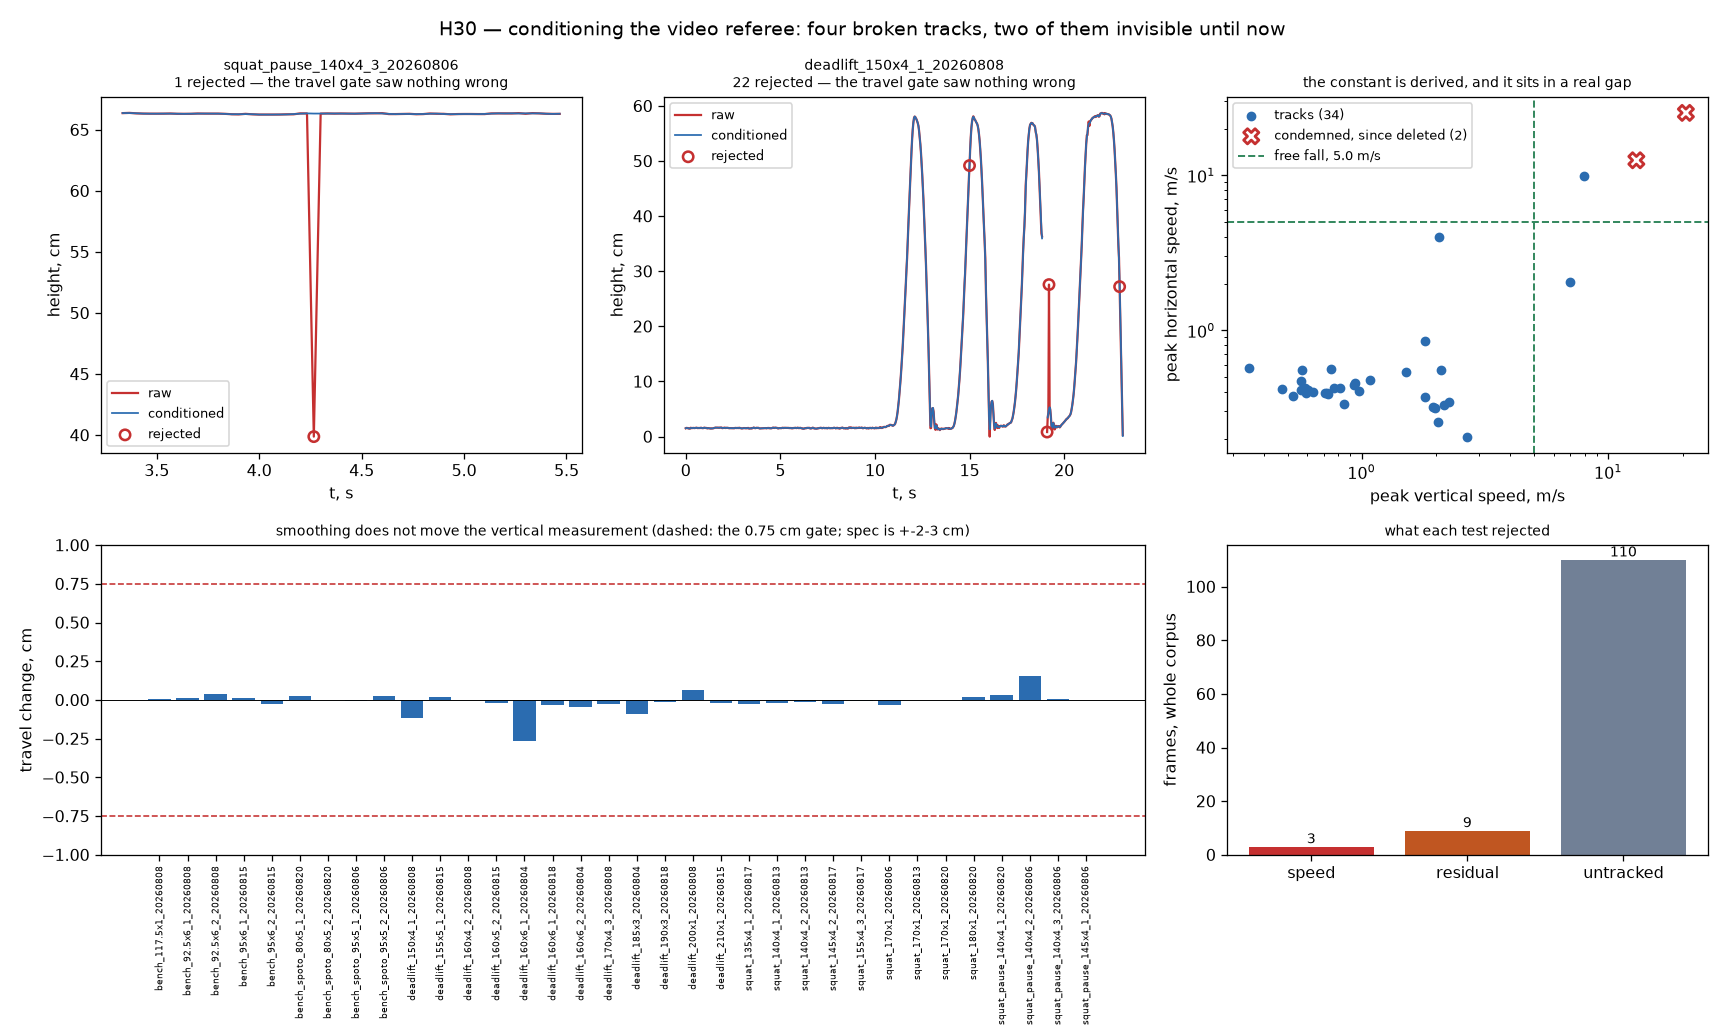

This figure's Python source:
"""H30 — what conditioning the video path rejects, and what it costs.

The owner: *"Video path should be smoothed slightly rather than being so
jagged, furthermore any anomalous data entries should be removed."*

Built as `src/vtrack/condition.py` and ON by default in `vtrack.bar_path` as of
2026-08-22. This is its evidence: what it catches, and the gate that it does
not move the measurement while catching it.

THE FIND, WHICH WAS NOT THE JAGGEDNESS
---------------------------------------
Smoothing was the ask; the anomalies were the problem. Four of the 36 committed
tracks contain frames implying motion faster than free fall, and **only two of
them were flagged by anything.** `IMPLAUSIBLE_FRAC`/`IMPLAUSIBLE_MULT` test
whole-clip travel, which cannot see a single frame in the middle of a sound
track:

    squat_pause_140x4_3_20260806   frame 128 reads 0.399 m between two
                                   neighbours at 0.663 — a 26 cm round trip in
                                   33 ms, inside a clip whose 71.6 cm travel
                                   passes the 61-68 cm band comfortably
    deadlift_150x4_1_20260808      peaks at 6.99 m/s downward against free
                                   fall's 5.05, and is the capture `TASKS.md`
                                   already records for segmenting 5 reps
                                   against a labelled and video-confirmed 4

Both are repaired — one frame and 22 frames respectively — and both keep their
clip. The two 2026-08-13 benches fail 2.2% and 10.0% of frames on speed and are
CONDEMNED rather than repaired, which is the distinction the module is built
around: a smooth path that is not the bar is worse than a visibly broken one.

THE GATE
--------
Smoothing a path invites one specific silent failure — clipping the turnarounds,
which shrinks range of motion and rescales every vertical figure in the repo
with nothing complaining. Savitzky-Golay at order 2 reproduces a parabola
exactly and a turnaround is locally parabolic, so it should not. Measured over
the 34 captures that are not condemned: **travel changes by a median of -0.004
cm and at most 0.27 cm**, against a +-2-3 cm vertical spec. `tests/test_vtrack.py`
gates it at 0.75 cm.

THE TWO DELETED CAPTURES, AND WHY THEY ARE STILL PLOTTED
--------------------------------------------------------
The owner deleted the two condemned benches on 2026-08-22 (H31), agreeing with
the condemnation, so the live corpus is 34 and **the entire empirical case for
`V_MAX_MS` sitting in a real gap is no longer in the data**. Two options were
open and both are bad on their own: freeze the committed PNG, which makes it
un-reproducible from this script and is exactly the drift this directory's
figures exist not to have; or re-render it, which drops the broken captures and
leaves the constant looking arbitrary.

So their measured peaks are carried here as `DELETED`, drawn as hollow crosses
and labelled as history. The figure stays reproducible AND keeps the evidence.
If a future capture tracks that badly it appears as a filled cross beside them.

    python3 analysis/80_video_conditioning.py
"""
from __future__ import annotations

import sys
import warnings
from pathlib import Path

import numpy as np

ROOT = Path(__file__).resolve().parents[1]
sys.path.insert(0, str(ROOT))

from src import tracked                        # noqa: E402
from src.vtrack import condition as C          # noqa: E402

TRACKED = ROOT / "data_v2" / "tracked"
OUT = ROOT / "analysis" / "80_video_conditioning.png"

# The two captures `V_MAX_MS` was derived against, deleted from the corpus by
# the owner on 2026-08-22 (H31). (peak vertical, peak horizontal) in m/s,
# measured from their committed CSVs on 2026-08-22 before deletion. Recover the
# tracks themselves with
# `git show 62f2c38:data_v2/tracked/bench_spoto_95x5_1_20260813.csv`.
DELETED = {
    "bench_spoto_95x5_1_20260813": (20.61, 25.23),
    "bench_spoto_95x5_2_20260813": (12.98, 12.48),
}


def raw(csv):
    """The path as the tracker left it, whatever the cache has since become.

    `travel_m` is RECOMPUTED here and not read from the header. The cache now
    stores the conditioned scalar, so reading it while restoring the raw
    columns compares a path against itself and reports a change of exactly
    zero — which is what a first version of this script did, and it looked like
    a clean result rather than a bug.
    """
    d = tracked.read(None, src=csv)
    if "x_raw" in d and np.isfinite(d["x_raw"]).any():
        d = dict(d, x=d["x_raw"], height=d["height_raw"])
    d.pop("conditioned", None)
    h = np.asarray(d["height"], float)
    fin = np.isfinite(h)
    if fin.sum() > 2:
        lo, hi = np.nanpercentile(h[fin], [1, 99])
        d["travel_m"] = float(hi - lo)
    return d


def main():
    warnings.simplefilter("ignore")
    rows = []
    for csv in sorted(TRACKED.glob("*.csv")):
        d = raw(csv)
        c = C.condition(d, name=csv.stem)
        a = C.anomalies(d)
        dt = np.diff(d["t"])
        vz0 = float(np.nanmax(np.abs(np.diff(d["height"])) / dt))
        vx0 = float(np.nanmax(np.abs(np.diff(d["x"])) / dt))
        fin = np.isfinite(c["height"])
        vz1 = float(np.nanmax(np.abs(np.diff(c["height"][fin]))
                              / np.diff(c["t"][fin]))) if fin.sum() > 2 else np.nan
        rows.append(dict(name=csv.stem, lift=d.get("lift", "?"),
                         n=len(d["t"]), n_bad=a["n_bad"], n_speed=a["n_speed"],
                         n_resid=a["n_resid"], n_missing=a["n_missing"],
                         cond=c["condemned"], t0=d["travel_m"] * 100,
                         t1=c["travel_m"] * 100, vz0=vz0, vx0=vx0, vz1=vz1))

    print(f"{'capture':36s} {'lift':9s} {'rej':>4s} {'spd':>4s} {'res':>4s} "
          f"{'gap':>4s} {'travel':>7s}{'->':>8s} {'d cm':>6s} {'maxv':>6s}{'->':>7s}")
    for r in rows:
        tag = "  CONDEMNED" if r["cond"] else ""
        print(f"{r['name']:36s} {r['lift']:9s} {r['n_bad']:4d} {r['n_speed']:4d} "
              f"{r['n_resid']:4d} {r['n_missing']:4d} {r['t0']:7.2f} {r['t1']:8.2f} "
              f"{r['t1'] - r['t0']:+6.2f} {r['vz0']:6.2f} {r['vz1']:7.2f}{tag}")

    keep = [r for r in rows if not r["cond"]]
    d = np.array([r["t1"] - r["t0"] for r in keep])
    print(f"""
{len(rows)} captures, {sum(r['cond'] for r in rows)} condemned, {len(keep)} conditioned.
travel change over the conditioned: median {np.median(d):+.3f} cm, worst |{np.abs(d).max():.3f}| cm
  -> the smoothing does NOT eat the turnarounds, which is the only way an
     order-2 filter could have damaged the measurement.
frames rejected: {sum(r['n_bad'] for r in keep)} of {sum(r['n'] for r in keep)} """
          f"""({100 * sum(r['n_bad'] for r in keep) / sum(r['n'] for r in keep):.2f}%)
impossible frames surviving: {sum(1 for r in keep if r['vz1'] > C.V_MAX_MS)}""")

    _figure(rows)


def _figure(rows):
    import matplotlib
    matplotlib.use("Agg")
    import matplotlib.pyplot as plt

    fig = plt.figure(figsize=(15, 9))
    gs = fig.add_gridspec(2, 3, height_ratios=[1.15, 1])

    # -- the two repairs, drawn ------------------------------------------
    for k, (name, lo, hi) in enumerate([
            ("squat_pause_140x4_3_20260806", 100, 165),
            ("deadlift_150x4_1_20260808", None, None)]):
        ax = fig.add_subplot(gs[0, k])
        d = raw(TRACKED / f"{name}.csv")
        c = C.condition(d, name=name)
        sl = slice(lo, hi) if lo is not None else slice(None)
        ax.plot(d["t"][sl], d["height"][sl] * 100, lw=1.4, color="#c53030",
                label="raw", zorder=1)
        ax.plot(c["t"][sl], c["height"][sl] * 100, lw=1.1, color="#2b6cb0",
                label="conditioned", zorder=2)
        rej = np.asarray(c["rejected"], bool)[sl]
        ax.scatter(d["t"][sl][rej], d["height"][sl][rej] * 100, s=42,
                   facecolors="none", edgecolors="#c53030", lw=1.6,
                   label="rejected", zorder=3)
        ax.set_title(f"{name}\n{c['n_rejected']} rejected — the travel gate saw "
                     f"nothing wrong", fontsize=9)
        ax.set_xlabel("t, s")
        ax.set_ylabel("height, cm")
        ax.legend(fontsize=8)

    # -- the speed separation --------------------------------------------
    ax = fig.add_subplot(gs[0, 2])
    keep = [r for r in rows if not r["cond"]]
    cond = [r for r in rows if r["cond"]]
    ax.scatter([r["vz0"] for r in keep], [r["vx0"] for r in keep], s=26,
               color="#2b6cb0", label=f"tracks ({len(keep)})")
    if cond:
        ax.scatter([r["vz0"] for r in cond], [r["vx0"] for r in cond], s=70,
                   marker="X", color="#c53030", label=f"condemned ({len(cond)})")
    ax.scatter([v[0] for v in DELETED.values()], [v[1] for v in DELETED.values()],
               s=90, marker="X", facecolors="none", edgecolors="#c53030", lw=1.8,
               label=f"condemned, since deleted ({len(DELETED)})")
    ax.axvline(C.V_MAX_MS, color="#2f855a", ls="--", lw=1.2)
    ax.axhline(C.V_MAX_MS, color="#2f855a", ls="--", lw=1.2,
               label=f"free fall, {C.V_MAX_MS} m/s")
    ax.set_xscale("log")
    ax.set_yscale("log")
    ax.set_xlabel("peak vertical speed, m/s")
    ax.set_ylabel("peak horizontal speed, m/s")
    ax.set_title("the constant is derived, and it sits in a real gap", fontsize=9)
    ax.legend(fontsize=8)

    # -- travel is preserved ---------------------------------------------
    ax = fig.add_subplot(gs[1, :2])
    names = [r["name"] for r in keep]
    delta = [r["t1"] - r["t0"] for r in keep]
    ax.bar(range(len(keep)), delta, color="#2b6cb0")
    ax.axhline(0, color="k", lw=.6)
    for y, c_ in ((0.75, "#c53030"), (-0.75, "#c53030")):
        ax.axhline(y, color=c_, ls="--", lw=1.0)
    ax.set_xticks(range(len(keep)))
    ax.set_xticklabels(names, rotation=90, fontsize=5.5)
    ax.set_ylabel("travel change, cm")
    ax.set_ylim(-1.0, 1.0)
    ax.set_title("smoothing does not move the vertical measurement "
                 "(dashed: the 0.75 cm gate; spec is +-2-3 cm)", fontsize=9)

    # -- what each test caught -------------------------------------------
    ax = fig.add_subplot(gs[1, 2])
    tot = {"speed": sum(r["n_speed"] for r in rows),
           "residual": sum(r["n_resid"] for r in rows),
           "untracked": sum(r["n_missing"] for r in rows)}
    ax.bar(list(tot), list(tot.values()),
           color=["#c53030", "#c05621", "#718096"])
    for i, v in enumerate(tot.values()):
        ax.text(i, v, str(v), ha="center", va="bottom", fontsize=9)
    ax.set_ylabel("frames, whole corpus")
    ax.set_title("what each test rejected", fontsize=9)

    fig.suptitle("H30 — conditioning the video referee: four broken tracks, "
                 "two of them invisible until now", fontsize=12)
    fig.tight_layout()
    fig.savefig(OUT, dpi=115)
    print(f"wrote {OUT}")


if __name__ == "__main__":
    main()
